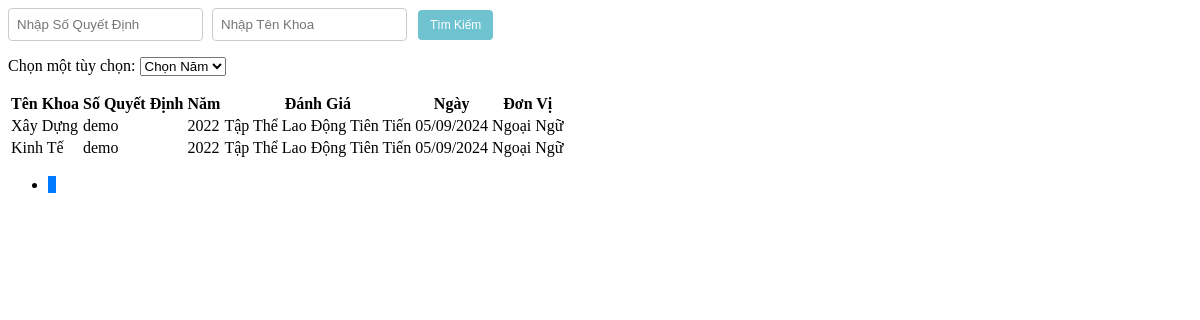
The app's page /Admin/danhgiaTTtientienview.php with its own data.
### tables this page shows
CREATE TABLE `danhgiatt` (
  `MaDGTT` int(20) NOT NULL,
  `MaKhoa` int(20) NOT NULL,
  `SoQD` varchar(100) NOT NULL,
  `Manam` int(20) NOT NULL,
  `DanhGia` varchar(50) NOT NULL DEFAULT 'Chờ Đánh Giá',
  `Ngay` date NOT NULL,
  `DonVi` varchar(30) NOT NULL
);

CREATE TABLE `khoa` (
  `MaKhoa` int(20) NOT NULL,
  `TenKhoa` varchar(50) NOT NULL,
  `MoTa` varchar(100) NOT NULL
);

CREATE TABLE `nam` (
  `Manam` int(20) NOT NULL,
  `Nam` varchar(20) NOT NULL
);

### Admin/danhgiaTT.php (called while the page is built, shortened)
<?php
include('./Khoa.php');
include('./nam.php');
class DanhgiaTT {
    public static function layTongSoDanhGiaTT($conn) {
        $sql = "SELECT COUNT(*) FROM danhgiatt WHERE DanhGia IN ('Tập Thể Lao Động Tiên Tiến')";
        $result = $conn->query($sql);
        $row = $result->fetch_row();
        return $row[0];
    }
    public static function layDanhGiaTTPhanTrang($conn, $startFrom, $recordsPerPage) {
        $sql = "SELECT * FROM danhgiatt WHERE DanhGia IN ('Tập Thể Lao Động Tiên Tiến') ORDER BY Manam ASC LIMIT $startFrom, $recordsPerPage";
        $result = $conn->query($sql);
        $danhgiattList = array();
        if ($result->num_rows > 0) {
            while($row = $result->fetch_assoc()) {
                $khoa_obj = Khoa::layKhoa($conn, $row["MaKhoa"]);
                $nam_obj = Nam::laynam($conn, $row["Manam"]);
                $danhgiatt_obj = new DanhgiaTT();
                $danhgiatt_obj->MaDGTT = $row["MaDGTT"];
                $danhgiatt_obj->MaKhoa = $khoa_obj->TenKhoa;
                $danhgiatt_obj->SoQD = $row["SoQD"];
                $danhgiatt_obj->Manam = $nam_obj->Nam;
                $danhgiatt_obj->DanhGia = $row["DanhGia"];
                $danhgiatt_obj->Ngay = $row["Ngay"];
                $danhgiatt_obj->DonVi = $row["DonVi"];
                $danhgiattList[] = $danhgiatt_obj;
            }
        }
        return $danhgiattList;
    }
}
?>

### Admin/Khoa.php (called while the page is built, shortened)
<?php
class Khoa {
    public static function layKhoa($conn, $id) {
        $sql = "SELECT * FROM Khoa WHERE MaKhoa = $id";
        $result = mysqli_query($conn, $sql);
        $Khoa = new Khoa();
        if ($row = mysqli_fetch_assoc($result)) {
            $Khoa->MaKhoa = $row['MaKhoa'];
            $Khoa->TenKhoa = $row['TenKhoa'];
            $Khoa->MoTa = $row["MoTa"];
        }
        return $Khoa;
    }
}
?>

### Admin/nam.php (called while the page is built, shortened)
<?php
    class Nam {
        public static function laynam($conn, $id) {
            $sql = "SELECT * FROM nam WHERE Manam = $id";
            $result = mysqli_query($conn, $sql);
            $nam = new Nam();
            $row = mysqli_fetch_assoc($result);
            $nam->Manam = $row['Manam'];
            $nam->Nam = $row['Nam'];
            return $nam;
        }
    }
?>

### Admin/danhgiaTTtientienview.php (the view, shortened to what this page needs)
<?php
include('./danhgiaTT.php');
$recordsPerPage = 10;
$currentPage = isset($_GET['page']) ? (int)$_GET['page'] : 1;
$startFrom = ($currentPage - 1) * $recordsPerPage;
$totalRecords = DanhgiaTT::layTongSoDanhGiaTT($conn);
$totalPages = ceil($totalRecords / $recordsPerPage);
$data = DanhgiaTT::layDanhGiaTTPhanTrang($conn, $startFrom, $recordsPerPage);
$awardMap = array(
    'Tập Thể Lạo Động Tiên Tiến' => 'Tập Thể Lạo Động Tiên Tiến',
);
?>
<div class="search-box">
    <input type="text" id="searchSoQD" placeholder="Nhập Số Quyết Định" />
    <input type="text" id="searchTenKhoa" placeholder="Nhập Tên Khoa" />
    <button class="btn btn-custom btn-custom-primary" onclick="searchData()">Tìm Kiếm</button>
</div>
<div class="combobox">
    <label for="options">Chọn một tùy chọn:</label>
    <select name="options" id="options" onchange="fetchAndDisplayDanhGia(this.value)">
        <option value="">Chọn Năm</option>
    </select>
</div>
<table class="table table-bordered">
    <thead>
        <tr>
            <th>Tên Khoa</th>
            <th>Số Quyết Định</th>
            <th>Năm</th>
            <th>Đánh Giá</th>
            <th>Ngày</th>
            <th>Đơn Vị</th>
        </tr>
    </thead>
    <tbody id="danhgiatt-table-body">
        <?php
        foreach ($data as $item) {
            $danhGia = isset($awardMap[$item->DanhGia]) ? $awardMap[$item->DanhGia] : $item->DanhGia;
        ?>
            <tr>
                <td scope="row"><?php echo htmlspecialchars($item->MaKhoa) ; ?></td>
                <td><?php echo htmlspecialchars($item->SoQD ?? "Cần Thêm Số Quyết Đinh Cho $item->MaKhoa");?></td>
                <td><?php echo htmlspecialchars($item->Manam ?? "Cần Thêm Năm Cho $item->MaKhoa"); ?></td>
                <td><?php echo htmlspecialchars($danhGia);?></td>
                <td><?php echo date_format(date_create($item->Ngay), "d/m/Y");?></td>
                <td><?php echo htmlspecialchars($item->DonVi); ?></td>
            </tr>
        <?php
        }
        ?>
    </tbody>
</table>
<nav aria-label="Page navigation">
    <ul class="pagination">
        <?php for ($i = 1; $i <= $totalPages; $i++): ?>
            <li class="page-item <?php echo $i == $currentPage ? 'active' : ''; ?>">
                <a class="page-link" href="?p=danhgiaTTtientienview&page=<?php echo $i; ?>"><?php echo $i; ?></a>
            </li>
        <?php endfor; ?>
    </ul>
</nav>

### Admin/danhgiaTTtientienview.php (style rules this page uses)
.pagination { background-color: transparent; border: none; box-shadow: none; }
.page-item { background-color: transparent; border: none; box-shadow: none; }
.page-link { background-color: transparent; border: none; box-shadow: none; color: #007bff; }
.page-item.active .page-link { background-color: #007bff; border-color: #007bff; }
.btn-custom { background-color: #6fc3d0; border: none; color: white; padding: 9px 10px; font-size: 12px; margin: 2px; cursor: pointer; border-radius: 4px; transition: background-color 0.3s ease, transform 0.3s ease; }
.btn-custom-primary { background-color: #6fc3d0; }
.search-box { margin-bottom: 15px; }
.search-box input { padding: 8px; margin-right: 5px; border-radius: 4px; border: 1px solid #ccc; }
.search-box button { padding: 8px 12px; }

### records on screen
danhgiatt: MaKhoa.TenKhoa "Xây Dựng", SoQD "demo", Manam.Nam "2022", DanhGia "Tập Thể Lao Động Tiên Tiến", Ngay "05/09/2024", DonVi "Ngoại Ngữ"
danhgiatt: MaKhoa.TenKhoa "Kinh Tế", SoQD "demo", Manam.Nam "2022", DanhGia "Tập Thể Lao Động Tiên Tiến", Ngay "05/09/2024", DonVi "Ngoại Ngữ"
